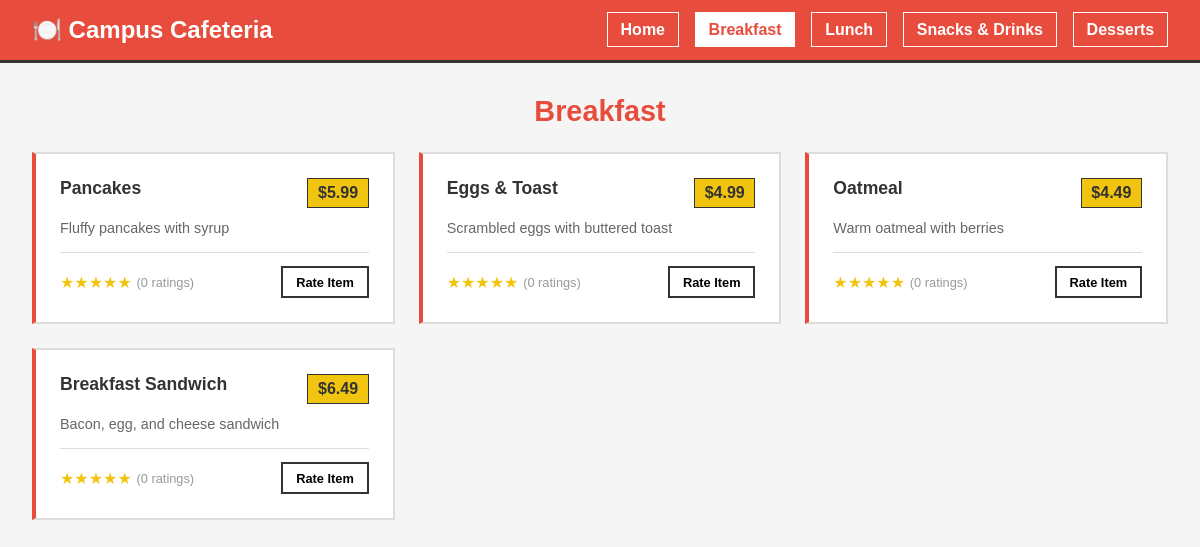
The app's page /menu/2 with its own data.
### tables this page shows
CREATE TABLE menu_items (
                    id INTEGER PRIMARY KEY AUTOINCREMENT,
                    name TEXT NOT NULL,
                    category TEXT NOT NULL,
                    description TEXT,
                    price REAL NOT NULL,
                    page INTEGER NOT NULL,
                    available INTEGER DEFAULT 1
                );

### app.py (the view)
@app.route('/menu/<int:page_num>')
def menu(page_num):
    if page_num < 1 or page_num > 5:
        return "Page not found", 404
    conn = get_db_connection()
    items = conn.execute('SELECT * FROM menu_items WHERE page = ?', (page_num,)).fetchall()
    conn.close()
    page_titles = {
        1: 'Home',
        2: 'Breakfast',
        3: 'Lunch',
        4: 'Snacks & Beverages',
        5: 'Desserts'
    }
    return render_template('index.html',
                          page=page_num,
                          items=items,
                          page_title=page_titles.get(page_num, 'Menu'),
                          cafeteria_info=CAFETERIA_INFO)

### PDataBase.py (called while the page is built)
def get_db_connection():
    connection = sqlite3.connect(db_path)
    connection.row_factory = sqlite3.Row
    return connection

### templates/index.html (shortened to what this page needs)
<!DOCTYPE html>
<html lang="en">
<head>
    <link rel="stylesheet" href="{{ url_for('static', filename='styles.css') }}">
</head>
<body>
    <div class="container">
        <nav class="navbar">
            <div class="nav-brand">🍽️ Campus Cafeteria</div>
            <ul class="nav-links">
                <li><a href="/" class="{% if page == 1 %}active{% endif %}">Home</a></li>
                <li><a href="/menu/2" class="{% if page == 2 %}active{% endif %}">Breakfast</a></li>
                <li><a href="/menu/3" class="{% if page == 3 %}active{% endif %}">Lunch</a></li>
                <li><a href="/menu/4" class="{% if page == 4 %}active{% endif %}">Snacks & Drinks</a></li>
                <li><a href="/menu/5" class="{% if page == 5 %}active{% endif %}">Desserts</a></li>
            </ul>
        </nav>
        {% if page == 1 %}
        <div class="page home-page">
            <div class="hero">
                <h1>Welcome to FutureDev Cafeteria</h1>
                <p class="subtitle">Your favorite place to eat on campus</p>
            </div>
            <div class="info-section">
                <div class="info-card">
                    <h2>📍 Location & Hours</h2>
                    <p><strong>{{ cafeteria_info.location }}</strong></p>
                    <p>{{ cafeteria_info.hours }}</p>
                </div>
                <div class="info-card">
                    <h2>📞 Contact Us</h2>
                    <p><strong>Phone:</strong> {{ cafeteria_info.phone }}</p>
                    <p><strong>Email:</strong> {{ cafeteria_info.email }}</p>
                </div>
                </div>
            </div>
            <div class="menu-preview">
                <h2>Browse Our Menu</h2>
                <div class="preview-grid">
                    <a href="/menu/2" class="preview-card">
                        <span class="emoji">🥞</span>
                        <h3>Breakfast</h3>
                        <p>Start your day right</p>
                    </a>
                    <a href="/menu/3" class="preview-card">
                        <span class="emoji">🍔</span>
                        <h3>Lunch</h3>
                        <p>Satisfying meals</p>
                    </a>
                    <a href="/menu/4" class="preview-card">
                        <span class="emoji">🍿</span>
                        <h3>Snacks & Drinks</h3>
                        <p>Quick bites & beverages</p>
                    </a>
                    <a href="/menu/5" class="preview-card">
                        <span class="emoji">🍰</span>
                        <h3>Desserts</h3>
                        <p>Sweet treats</p>
                    </a>
                </div>
            </div>
            <div class="quick-links">
                <a href="#" onclick="showFeedbackModal(); return false;" class="quick-link">💬 Send Feedback</a>
            </div>
        </div>
        {% else %}
        <div class="page menu-page">
            <h1>{{ page_title }}</h1>
            {% if items %}
            <div class="menu-grid">
                {% for item in items %}
                <div class="menu-item">
                    <div class="item-header">
                        <h3>{{ item.name }}</h3>
                        <span class="price">${{ "%.2f"|format(item.price) }}</span>
                    </div>
                    <p class="description">{{ item.description }}</p>
                    <div class="rating-section">
                        <div class="rating-display" id="rating-{{ item.id }}">
                            <span class="stars">★★★★★</span>
                            <span class="rating-count">(0 ratings)</span>
                        </div>
                        <button class="btn btn-small" data-item-id="{{ item.id }}" data-item-name="{{ item.name }}" onclick="showRatingModal(this)">Rate Item</button>
                    </div>
                </div>
                {% endfor %}
            </div>
            {% else %}
            <p class="no-items">No items available for this category.</p>
            {% endif %}
        </div>
        {% endif %}
    </div>
</body>
</html>

### static/styles.css (style rules this page uses)
* { margin: 0; padding: 0; box-sizing: border-box; }
:root { --primary: #e74c3c; --secondary: #3498db; --accent: #f1c40f; --dark: #333; --light: #ddd; }
body { font-family: Arial, sans-serif; background: #f5f5f5; color: var(--dark); }
.container { max-width: 1200px; margin: 0 auto; }
.navbar { background: var(--primary); padding: 1rem 2rem; display: flex; justify-content: space-between; align-items: center; flex-wrap: wrap; border-bottom: 3px solid var(--dark); }
.nav-brand { font-size: 1.5rem; font-weight: bold; color: white; }
.nav-links { display: flex; list-style: none; gap: 1rem; flex-wrap: wrap; }
.nav-links a { color: white; text-decoration: none; font-weight: bold; padding: 0.5rem 0.8rem; border: 1px solid white; }
.nav-links a.active { background: white; color: var(--primary); }
.page { padding: 2rem; }
.menu-page h1 { text-align: center; margin-bottom: 1.5rem; font-size: 1.8rem; color: var(--primary); }
.menu-grid { display: grid; grid-template-columns: repeat(auto-fill, minmax(280px, 1fr)); gap: 1.5rem; }
.menu-item { background: white; padding: 1.5rem; border: 2px solid var(--light); border-left: 4px solid var(--primary); }
.item-header { display: flex; justify-content: space-between; margin-bottom: 0.8rem; }
.item-header h3 { font-size: 1.1rem; margin: 0; flex: 1; }
.price { background: var(--accent); color: var(--dark); padding: 0.3rem 0.6rem; font-weight: bold; white-space: nowrap; margin-left: 0.5rem; border: 1px solid var(--dark); }
.description { color: #666; margin-bottom: 0.8rem; font-size: 0.9rem; }
.rating-section { display: flex; justify-content: space-between; margin-top: 1rem; border-top: 1px solid var(--light); padding-top: 0.8rem; }
.rating-display { display: flex; align-items: center; gap: 0.3rem; }
.stars { color: var(--accent); font-size: 1rem; }
.rating-count { font-size: 0.8rem; color: #999; }
.btn { padding: 0.6rem 1rem; border: 2px solid var(--dark); cursor: pointer; font-size: 0.9rem; font-weight: bold; background: white; }
.btn-small { padding: 0.4rem 0.8rem; font-size: 0.8rem; }

### records on screen
menu_items: name "Pancakes", price "5.99", description "Fluffy pancakes with syrup"
menu_items: name "Eggs & Toast", price "4.99", description "Scrambled eggs with buttered toast"
menu_items: name "Oatmeal", price "4.49", description "Warm oatmeal with berries"
menu_items: name "Breakfast Sandwich", price "6.49", description "Bacon, egg, and cheese sandwich"

### other values on screen
{{ page_title }} "Breakfast"
